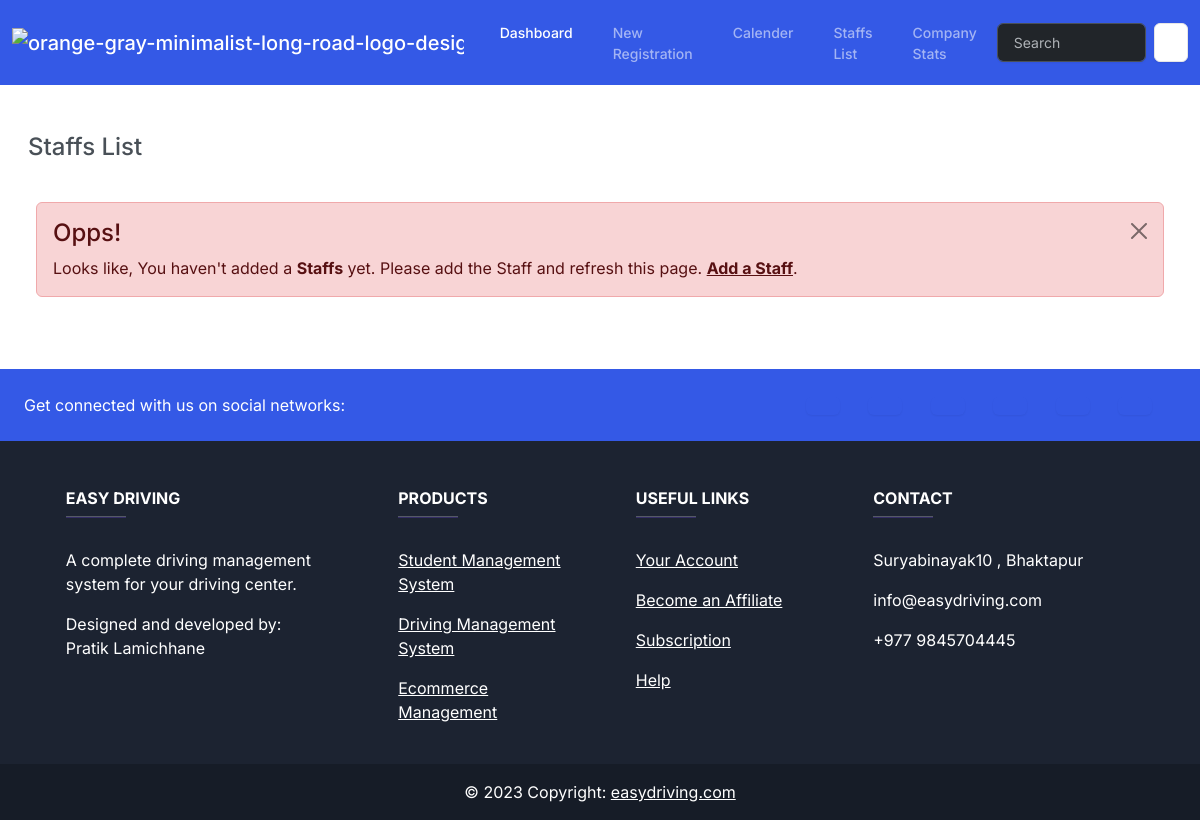
The page /staffs/ on the database as committed earlier.
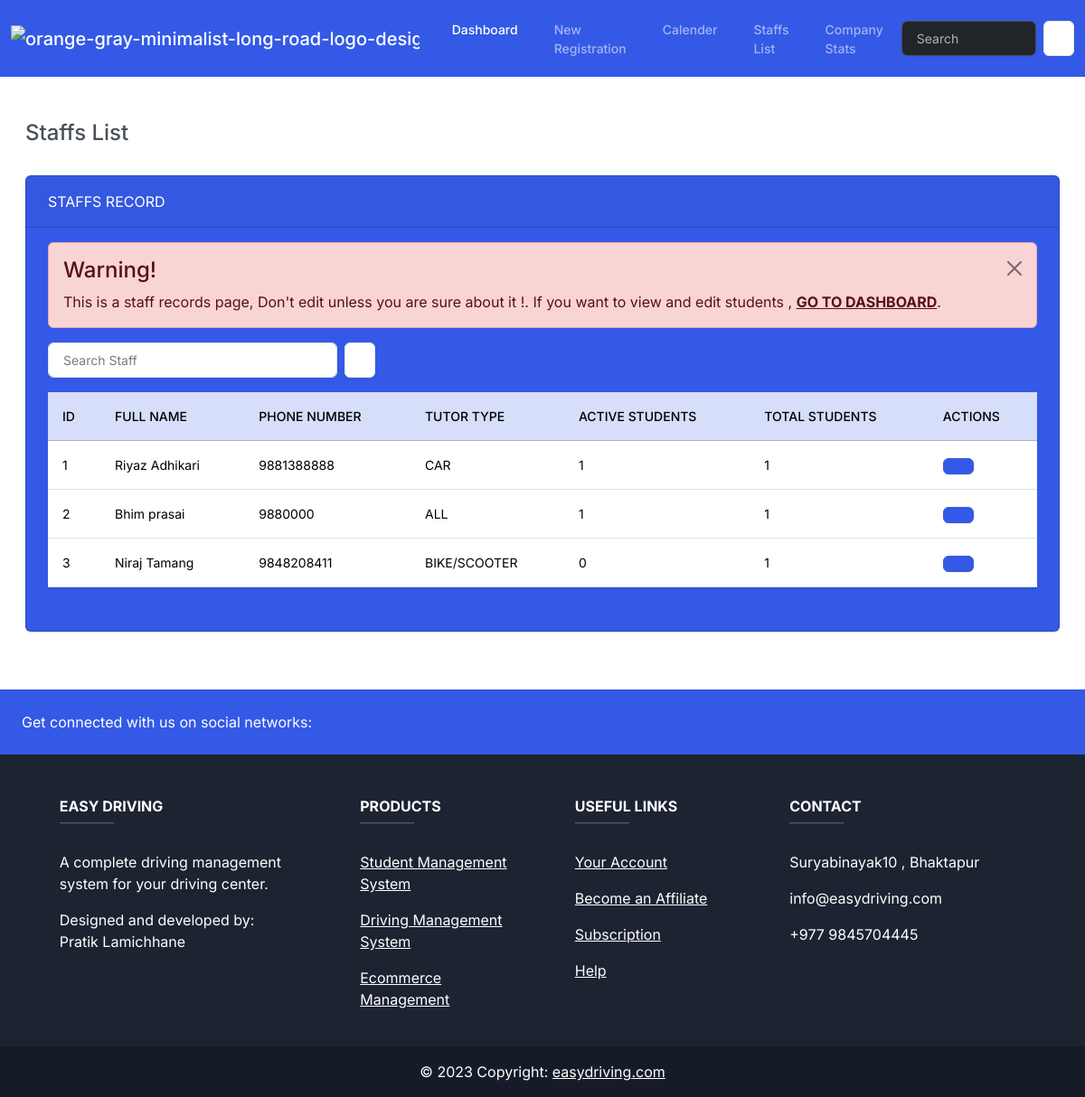
The same page on the database as committed later.
### management/models.py (models this page shows, shortened)
class Staffs(models.Model):
    staff_id = models.AutoField (primary_key=True)
    staff_name = models.CharField(max_length=100)
    phone_number = models.IntegerField()
    tutor_type = models.CharField(max_length=50,
                  choices= TUTOR_TYPE,
                  default="BIKE/SCOOTER")

### management/views.py (the view)
# urls.py: path("staffs/" , views.staffs , name="staffs" ),
def staffs(request):
    staff_members = Staffs.objects.all()
    for staff in staff_members:
        active_students_count = staff.students_assigned.filter(
            enrollment_status='ACTIVE'
        ).count()
        total_students_count = staff.students_assigned.count()
        staff.active_students_count = active_students_count
        staff.total_students_count = total_students_count
    return render(request, 'management/staffs.html', {
        'staffs': staff_members
    })

### management/templates/management/staffs.html (shortened to what this page needs)
{% extends "management/base.html" %}
{% block body %}
<div class="container-fluid">
    <h4 class="m-3 mt-5"> Staffs List</h4>
    <div class="row">
      <div class="col-12">
        {% if staffs %}
        <div class="card text-white bg-primary m-3" bis_skin_checked="1">
          <div class="card-header" bis_skin_checked="1"> STAFFS RECORD</div>
          <div class="card-body" bis_skin_checked="1">
            <div class="alert alert-dismissible alert-danger " bis_skin_checked="1">
              <button type="button" class="btn-close" data-bs-dismiss="alert"></button>
              <h4 class="alert-heading">Warning!</h4>
              <p class="mb-0">This is a staff records page, Don't edit unless you are sure about it !. If you want to view and edit students , <a href="{% url "index" %}" class="alert-link">GO TO DASHBOARD</a>.</p>
            </div>
            <form class="d-flex">
              <input class="form-control me-sm-2" style="max-width: 20rem;" type="search" placeholder="Search Staff">
              <button class="btn btn-secondary my-2 my-sm-0" type="submit"></button>
            </form>
            <p class="card-text">
              <div class="table-responsive">
              <table class="table table-hover">
                <thead>
                  <tr class="table-primary">
                    <th scope="col">ID</th>
                    <th scope="col">Full Name</th>
                    <th scope="col">Phone Number</th>
                    <th scope="col">Tutor Type</th>
                    <th scope="col">Active Students</th>
                    <th scope="col">Total Students</th>
                    <th scope="col">Actions</th>
                  </tr>
                </thead>
               {% for staff in staffs %}
               <tr>
                <td>{{ staff.staff_id }}</td>
                <td>{{ staff.staff_name }}</td>
                <td>{{ staff.phone_number }}</td>
                <td>{{ staff.tutor_type }}</td>
                <td>{{staff.active_students_count}}</td>
                <td>{{staff.total_students_count}}</td>
                <td><a type="button" class="btn btn-primary" href="{% url 'view_staff' staff.staff_id%}" data-bs-toggle="modal" data-bs-target="#mymodal{{staff.staff_id}}"
                  ></a>
                </td>
               </tr>
               {% endfor %}
              </table>
            </div>
            </p>
          </div>
        {% else %}
        <div class="alert alert-dismissible alert-danger m-4" bis_skin_checked="1" >
          <button type="button" class="btn-close" data-bs-dismiss="alert"></button>
          <h4 class="alert-heading">Opps!</h4>
          <p class="mb-0">Looks like, You haven't added a <strong>Staffs</strong> yet. Please add the Staff and refresh this page. <a href="#" class="alert-link">Add a Staff</a>.</p>
        {% endif %}
        </div>
      </div>
    </div>
  </div>
{% endblock body %}

### management/templates/management/base.html (shortened to what this page needs)
{% load static%}
<!DOCTYPE html>
<html lang="en">
<head>
    <link rel="stylesheet" href="{% static 'css/bootstrap.min.css'%}" rel="stylesheet">
    <link href="https://cdn.jsdelivr.net/npm/remixicon@3.5.0/fonts/remixicon.css" rel="stylesheet">
</head>
<body>
    <nav class="navbar navbar-expand-lg bg-primary" data-bs-theme="dark">
        <div class="container-fluid" bis_skin_checked="1">
          <a class="navbar-brand" href="{% url "index" %}"><img src="https://i.ibb.co/92brHQg/orange-gray-minimalist-long-road-logo-design-1.png" alt="orange-gray-minimalist-long-road-logo-design" border="0" width="110px"></a>
          <div class="collapse navbar-collapse" id="navbarColor01" bis_skin_checked="1">
            <ul class="navbar-nav me-auto">
              <li class="nav-item">
                <a class="nav-link active" href="{% url "index" %}"> Dashboard
                </a>
              </li>
              <li class="nav-item">
                <a class="nav-link" href="#"> New Registration</a>
              </li>
              <li class="nav-item">
                <a class="nav-link" href="#"> Calender</a>
              </li>
              <li class="nav-item">
                <a class="nav-link" href="{% url "staffs" %} "> Staffs List</a>
              </li>
              <li class="nav-item">
                <a class="nav-link" href="#"> Company Stats</a>
              </li>
            </ul>
            <form class="d-flex">
              <input class="form-control me-sm-2" type="search" placeholder="Search">
              <button class="btn btn-secondary my-2 my-sm-0" type="submit"></button>
            </form>
          </div>
        </div>
      </nav>
      {% block body %}{% endblock body %}
        <footer
                class="text-center text-lg-start text-white mt-5"
                style="background-color: #1c2331"
                >          <section
                   class="d-flex justify-content-between p-4"
                   style="background-color: #3459E6"
                   >
            <div class="me-5">
              <span>Get connected with us on social networks:</span>
            </div>
            <div>
              <a href="" class="text-white me-4 btn">
              </a>
              <a href="" class="text-white me-4 btn">
              </a>
              <a href="" class="text-white me-4 btn">
              </a>
              <a href="" class="text-white me-4 btn">
              </a>
              <a href="" class="text-white me-4 btn">
              </a>
              <a href="" class="text-white me-4 btn">
              </a>
            </div>
          </section>
          <section class="">
            <div class="container text-center text-md-start mt-5">
              <div class="row mt-3">
                <div class="col-md-3 col-lg-4 col-xl-3 mx-auto mb-4">
                  <h6 class="text-uppercase fw-bold">Easy Driving</h6>
                  <hr
                      class="mb-4 mt-0 d-inline-block mx-auto"
                      style="width: 60px; background-color: #7c4dff; height: 2px"
                      />
                  <p>
                    A complete driving management system for your driving center.
                  </p>
                  <p>
                    Designed and developed by: <br>
                    Pratik Lamichhane
                  </p>
                </div>
                <div class="col-md-2 col-lg-2 col-xl-2 mx-auto mb-4">
                  <h6 class="text-uppercase fw-bold">Products</h6>
                  <hr
                      class="mb-4 mt-0 d-inline-block mx-auto"
                      style="width: 60px; background-color: #7c4dff; height: 2px"
                      />
                  <p>
                    <a href="#!" class="text-white">Student Management System</a>
                  </p>
                  <p>
                    <a href="#!" class="text-white">Driving Management System</a>
                  </p>
                  <p>
                    <a href="#!" class="text-white">Ecommerce Management</a>
                  </p>
                </div>
                <div class="col-md-3 col-lg-2 col-xl-2 mx-auto mb-4">
                  <h6 class="text-uppercase fw-bold">Useful links</h6>
                  <hr
                      class="mb-4 mt-0 d-inline-block mx-auto"
                      style="width: 60px; background-color: #7c4dff; height: 2px"
                      />
                  <p>
                    <a href="#!" class="text-white">Your Account</a>
                  </p>
                  <p>
                    <a href="#!" class="text-white">Become an Affiliate</a>
                  </p>
                  <p>
                    <a href="#!" class="text-white">Subscription</a>
                  </p>
                  <p>
                    <a href="#!" class="text-white">Help</a>
                  </p>
                </div>
                <div class="col-md-4 col-lg-3 col-xl-3 mx-auto mb-md-0 mb-4">
                  <h6 class="text-uppercase fw-bold">Contact</h6>
                  <hr
                      class="mb-4 mt-0 d-inline-block mx-auto"
                      style="width: 60px; background-color: #7c4dff; height: 2px"
                      />
                  <p> Suryabinayak10 , Bhaktapur</p>
                  <p> info@easydriving.com</p>
                  <p> +977 9845704445</p>
                </div>
              </div>
            </div>
          </section>
                <div
               class="text-center p-3"
               style="background-color: rgba(0, 0, 0, 0.2)"
               >
            © 2023 Copyright:
            <a class="text-white" href="https://mdbootstrap.com/"
               >easydriving.com</a
              >
          </div>
        </footer>
</body>
</html>

Rows that differ between the two databases and show on the page:
added Staffs: staff_id "1", staff_name "Riyaz Adhikari", phone_number "9881388888", tutor_type "CAR", active_students_count "1", total_students_count "1"
added Staffs: staff_id "2", staff_name "Bhim prasai", phone_number "9880000", tutor_type "ALL", active_students_count "1", total_students_count "1"
added Staffs: staff_id "3", staff_name "Niraj Tamang", phone_number "9848208411", tutor_type "BIKE/SCOOTER", active_students_count "0", total_students_count "1"
Other text that changed with them:
text no longer shown: "Opps! Looks like, You haven't added a Staffs yet. Please add the Staff and refresh this page. Add a Staff"
text now shown: "STAFFS RECORD Warning! This is a staff records page, Don't edit unless you are sure about it !. If you want to view and edit students , GO TO DASHBOARD ID FULL NAME PHONE NUMBER TUTOR TYPE ACTIVE STUDENTS TOTAL STUDENTS ACTIONS"
